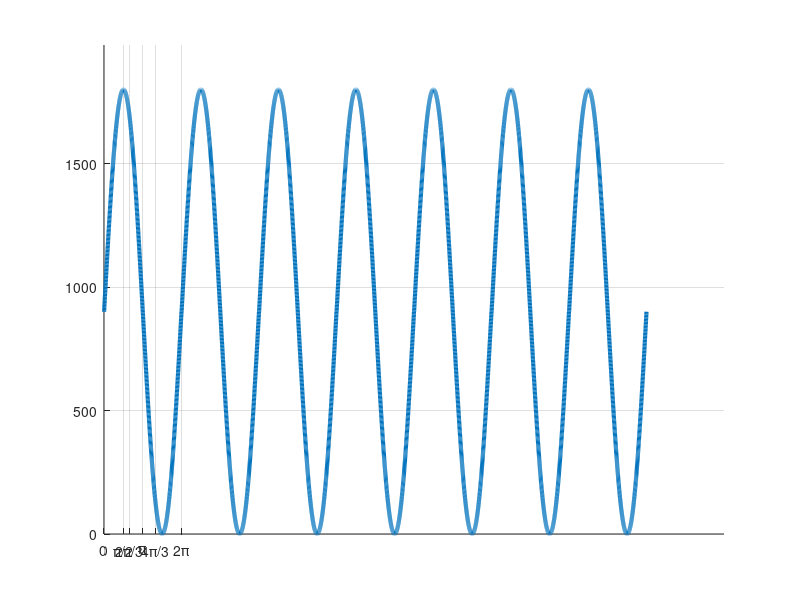

The MATLAB script that drew this image:
clc 
clear

A = 900; %% peak value of sine
sample = 1000; %% how many samples we take

step =  (2*pi) / (sample-1) ;
a1 = 0: step :(2*pi);
sin1 = A* sin(a1) + A ; %% move in y axis by A , to remove negative values

hold on;
grid on;

%% ploting saddle profile for visualization

out = sin1;
%%plot(out);
n=7;

axis([0 (sample*(n+1)) 0 (A+A*1.2)]);
B = repmat(out,1,n);
plot(B,'LineWidth', 3)

%%% if we want loop up table of n periods of our sine wave
%%% We just downsample it to the size we want

idx = 1:(n*sample);                                 % Index
idxq = linspace(min(idx), max(idx), 1000);    % Interpolation Vector
Vi = interp1(idx, B, idxq, 'linear');       % Downsampled Vector
%%plot(Vi,'LineWidth', 3);


set(gca,'XTick',[0 sample/4 sample/3 sample/2 (2*sample)/3 sample],'XTickLabel',{'0','\pi/2','2\pi/3','\pi','4\pi/3','2\pi'})
 

out(end)
%% this will save lookup table as .txt file, in current folder. 
%%file = fopen('SIN_table.txt','wt');

%%enter path where you want to save your file,
file = fopen('C:\Users\Rope\Desktop\SIN_table.txt','wt');

%%split array to remove last comma from txt file
end_ = Vi(end);
Vi(end) = [];

if file > 0
  
     fprintf(file,' %.0f , ',Vi');
     fprintf(file,' %.0f  ',end_');
     fclose(file);
  
end


 

%% 



